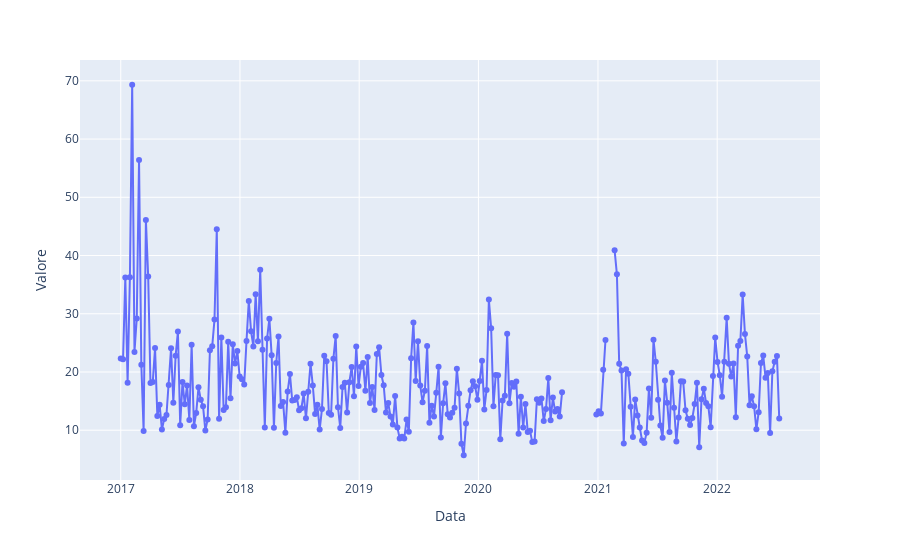

Notebook cell for this chart:
### Code cell
pm10_a22 = subdf(df, pollutants[3], stations[6])
pm10_a22_resampled = resample_data(pm10_a22, 'W')
pm10_a22_smooth = pm10_a22.Valore.ewm(span=30*24).mean()

fig = px.line(pm10_a22_resampled, x="Data", y="Valore", markers=True)
fig.show()

### Figure 1 — Plotly figure (JSON) as saved in the notebook; plotly's stock layout.template omitted (floating-point values rounded to 4 significant figures; data arrays with more than 128 entries replaced by an {"elided": "..."} marker saying what was removed)
{"data": [{"hovertemplate": "Data=%{x}<br>Valore=%{y}<extra></extra>", "legendgroup": "", "line": {"color": "#636efa", "dash": "solid"}, "marker": {"symbol": "circle"}, "mode": "lines+markers", "name": "", "orientation": "v", "showlegend": false, "type": "scatter", "x": {"elided": "289 str values"}, "xaxis": "x", "y": {"elided": "289 float values"}, "yaxis": "y"}], "layout": {"legend": {"tracegroupgap": 0}, "margin": {"t": 60}, "xaxis": {"anchor": "y", "domain": [0, 1], "title": {"text": "Data"}}, "yaxis": {"anchor": "x", "domain": [0, 1], "title": {"text": "Valore"}}}}
